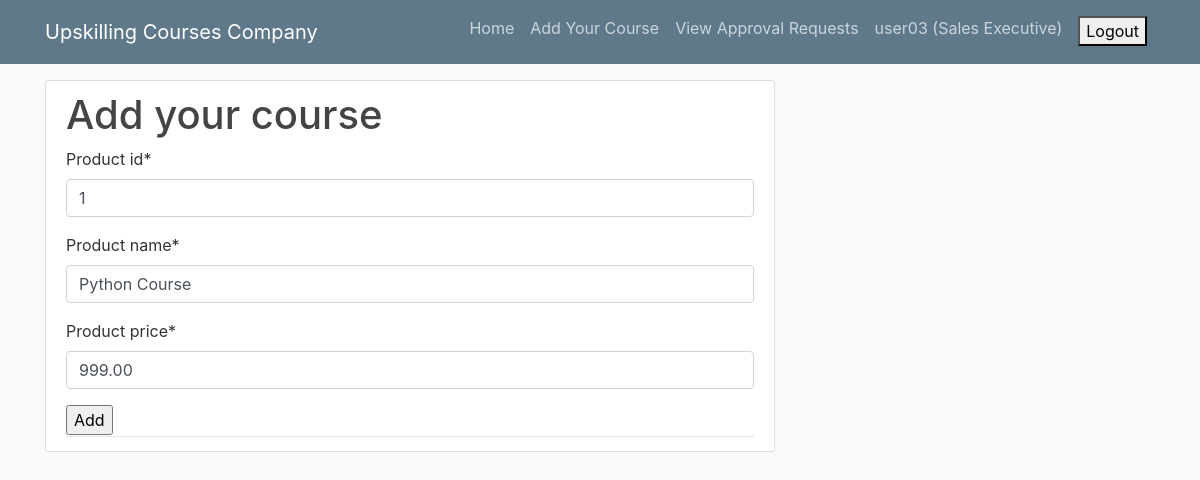
The app's page /productedit/1/ (signed in) with its own data.
### accounts/models.py (models this page shows)
class User(AbstractUser):
    is_admin = models.BooleanField(default=False)
    is_customer = models.BooleanField(default=False)
    is_customerexecutive = models.BooleanField(default=False)
    is_salesexecutive = models.BooleanField(default=False)
    username = models.CharField(unique=True, max_length=100)
    email = models.EmailField(max_length=100)
    first_name = models.CharField(max_length=100)
    last_name = models.CharField(max_length=100)

### products/models.py (models this page shows, shortened)
class Product(models.Model):
    product_id      = models.IntegerField(primary_key=True)
    product_name    = models.CharField(max_length=100)
    product_price   = models.DecimalField(max_digits=6, decimal_places=2)
    product_seller  = models.ForeignKey(SalesExecutive, on_delete=models.CASCADE)

### products/views.py (the view)
# urls.py: path('productedit/<product_id>/', productedit, name='productedit'),
@login_required(login_url="/accounts/login/")
def productedit(request, product_id):
    product = Product.objects.get(product_id=product_id)
    form = CreateProductForm(instance=product)
    if request.method == "POST":
        form = CreateProductForm(request.POST, instance=product)
        if form.is_valid():
            form.save()
            messages.info(request,"Course updated successfully!!!")
            return redirect('products:home')
    return render(request, 'products/productcreate.html', {'form':form})

### products/forms.py
class CreateProductForm(forms.ModelForm):
    class Meta:
        model = Product
        fields = ['product_id', 'product_name', 'product_price']

### products/templates/products/productcreate.html (shortened to what this page needs)
{% extends 'base.html' %}
{% load crispy_forms_tags %}
{% block content %}
    <article class="media content-section">
        <div class="media-body">
            <div class="article-metadata">
                <h1>Add your course</h1>
                <form action="{% url 'products:productcreate' %}" method="POST">
                    {{ form|crispy }}
                    <input type="submit" value="Add"></input>
                </form>
            </div>
        </div>
    </article>
{% endblock %}

### templates/base.html (shortened to what this page needs)
{% load static %}
<!DOCTYPE html>
<html>
<head>
    <link rel="stylesheet" href="https://maxcdn.bootstrapcdn.com/bootstrap/4.0.0/css/bootstrap.min.css">
    <link rel="stylesheet" type="text/css" href="{% static 'style.css' %}">
</head>
<body>
    <header class="site-header">
        <nav class="navbar navbar-expand-md navbar-dark bg-steel fixed-top">
            <div class="container">
                <a class="navbar-brand mr-4" href="{% url 'products:home' %}">Upskilling Courses Company</a>
                <div class="collapse navbar-collapse" id="navbarToggle">
                    <div class="navbar-nav">
                        {% if user.is_customer %}
                            <a class="nav-item nav-link" href="{% url 'products:home' %}">Home</a>
                            <a class="nav-item nav-link" href="{% url 'orders:mycourses' %}">My Courses</a>
                            <label class="nav-item nav-link">{{ request.user }} (Customer)</label>
                            <form class="nav-item nav-link" action="{% url 'accounts:logout' %}" method="POST">
                                {% csrf_token %}
                                <button type="submit">Logout</button>
                            </form>
                        {% elif user.is_salesexecutive %}
                            <a class="nav-item nav-link" href="{% url 'products:home' %}">Home</a>
                            <a class="nav-item nav-link" href="{% url 'products:productcreate' %}">Add Your Course</a><br>
                            <a class="nav-item nav-link" href="{% url 'orders:approvalrequestsall' %}">View Approval Requests</a><br>
                            <label class="nav-item nav-link">{{ request.user }} (Sales Executive)</label>
                            <form class="nav-item nav-link" action="{% url 'accounts:logout' %}" method="POST">
                                <button type="submit">Logout</button>
                            </form>
                        {% else %}
                                <a class="nav-item nav-link" href="{% url 'accounts:login' %}">Login</a>
                                <a class="nav-item nav-link" href="{% url 'accounts:signup' %}">Signup</a>
                        {% endif %}
                    </div>
                </div>
            </div>
        </nav>
    </header>
    <main role="main" class="container">
        <div class="row">
            <div class="col-md-8">
                {% block content %}{% endblock %}
            </div>
        </div>
    </main>
</body>
</html>

### static/style.css (style rules this page uses)
body { background: #fafafa; color: #333333; margin-top: 5rem; }
h1, h2, h3, h4, h5, h6 { color: #444444; }
.bg-steel { background-color: #5f788a; }
.site-header .navbar-nav .nav-link { color: #cbd5db; }
.content-section { background: #ffffff; padding: 10px 20px; border: 1px solid #dddddd; border-radius: 3px; margin-bottom: 20px; }
.article-metadata { padding-bottom: 1px; margin-bottom: 4px; border-bottom: 1px solid #e3e3e3 }

### records on screen
User: user "user03"
Product: product_id "1", product_name "Python Course", product_price "999.00"
